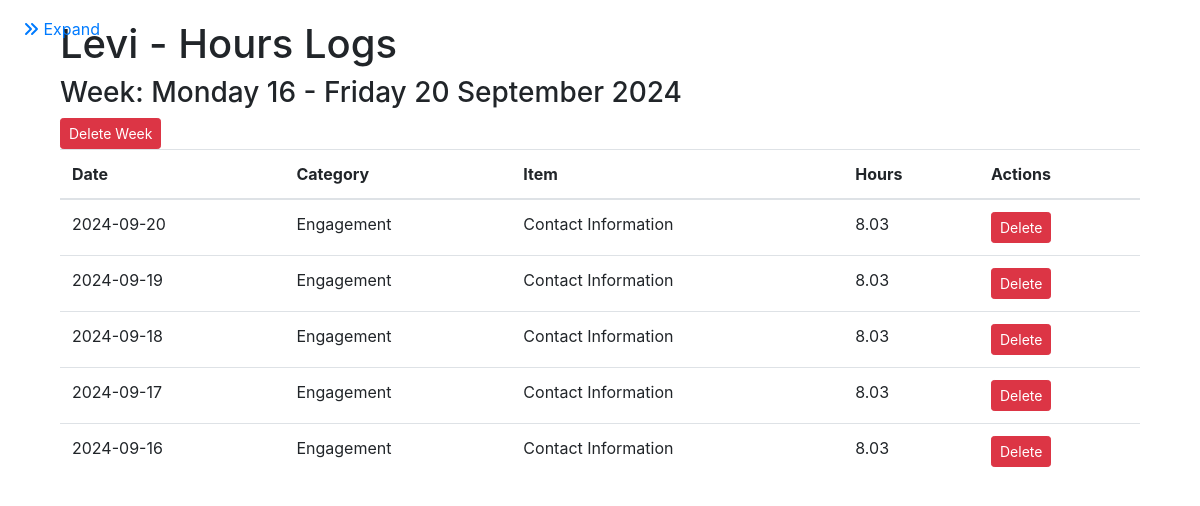
The app's page /view_logs/1 with its own data.
### app.py (models this page shows)
class Staff(db.Model):
    id = db.Column(db.Integer, primary_key=True)
    name = db.Column(db.String(100), nullable=False)
    email = db.Column(db.String(120), unique=True, nullable=False)
    leave_days_remaining = db.Column(db.Float, default=0.0)
    is_team_leader = db.Column(Boolean, default=False)
    receive_notifications = db.Column(Boolean, default=True)
    engagements = db.relationship('Engagement', backref='team_leader', lazy=True)
    proposals = db.relationship('Proposal', backref='team_leader', lazy=True)
    hours_logs = db.relationship('HoursLog', backref='staff_member', lazy=True)
    leave_records = db.relationship('LeaveRecord', backref='staff', lazy=True)
    utilizations = db.relationship('Utilization', backref='staff', lazy=True)

class HoursLog(db.Model):
    id = db.Column(db.Integer, primary_key=True)
    staff_id = db.Column(db.Integer, db.ForeignKey('staff.id'))
    category = db.Column(db.String(20), nullable=False)
    item_id = db.Column(db.Integer, nullable=False)
    hours = db.Column(db.Float, nullable=False)
    date = db.Column(db.Date, nullable=False)

class Engagement(db.Model):
    id = db.Column(db.Integer, primary_key=True)
    name = db.Column(db.String(100), nullable=False)
    description = db.Column(db.Text)  # New field
    start_date = db.Column(db.Date)  # New field
    end_date = db.Column(db.Date)  # New field
    team_leader_id = db.Column(db.Integer, db.ForeignKey('staff.id'))
    status = db.Column(db.String(10), nullable=False)

### app.py (the view, shortened to what this page needs)
@app.route('/view_logs/<int:staff_id>', methods=['GET', 'POST'])
def view_logs(staff_id):
    staff = Staff.query.get_or_404(staff_id)
    page = request.args.get('page', 1, type=int)
    per_page = 50  # Number of logs to display per page
    logs = HoursLog.query.filter_by(staff_id=staff_id).order_by(HoursLog.date.desc()).paginate(page=page,
                                                                                               per_page=per_page)
    grouped_logs = {}
    for log in logs.items:
        start_of_week = log.date - timedelta(days=log.date.weekday())  # Monday of the week
        end_of_week = start_of_week + timedelta(days=4)  # Friday of the week
        week_label = f"{start_of_week.strftime('%A %d')} - {end_of_week.strftime('%A %d %B %Y')}"
        if week_label not in grouped_logs:
            grouped_logs[week_label] = []
        grouped_logs[week_label].append(log)
    return render_template('staff_logs.html', staff=staff, grouped_logs=grouped_logs, Proposal=Proposal,
                           Engagement=Engagement, NonBillable=NonBillable, logs=logs)

### templates/staff_logs.html (shortened to what this page needs)
{% extends 'base.html' %}
{% block content %}
<h1>{{ staff.name }} - Hours Logs</h1>
{% for week, week_logs in grouped_logs.items() %}
    <h3>Week: {{ week }}</h3>
    <form method="post" style="display:inline;">
        <button type="submit" class="btn btn-danger btn-sm" onclick="return confirm('Are you sure you want to delete all logs for this week?')">Delete Week</button>
    </form>
    <table class="table">
        <thead>
            <tr>
                <th>Date</th>
                <th>Category</th>
                <th>Item</th>
                <th>Hours</th>
                <th>Actions</th>
            </tr>
        </thead>
        <tbody>
            {% for log in week_logs %}
            <tr>
                <td>{{ log.date }}</td>
                <td>{{ log.category.capitalize() }}</td>
                <td>
                    {% if log.category == 'proposal' %}
                        {{ Proposal.query.get(log.item_id).name }}
                    {% elif log.category == 'engagement' %}
                        {{ Engagement.query.get(log.item_id).name }}
                    {% elif log.category == 'non_billable' %}
                        {{ NonBillable.query.get(log.item_id).name }}
                    {% endif %}
                </td>
                <td>{{ log.hours }}</td>
                <td>
                    <form method="post" class="d-inline">
                        <button type="submit" class="btn btn-danger btn-sm">Delete</button>
                    </form>
                </td>
            </tr>
            {% endfor %}
        </tbody>
    </table>
{% endfor %}
{% endblock %}

### templates/base.html (style rules this page uses)
html, body { height: 100%; margin: 0; }

### records on screen
Staff: name "Levi"
HoursLog: date "2024-09-20", category "Engagement", hours "8.03"
Engagement: query.get "Contact Information"
HoursLog: date "2024-09-19", category "Engagement", hours "8.03"
HoursLog: date "2024-09-18", category "Engagement", hours "8.03"
HoursLog: date "2024-09-17", category "Engagement", hours "8.03"
HoursLog: date "2024-09-16", category "Engagement", hours "8.03"

### other values on screen
{{ week }} "Monday 16 - Friday 20 September 2024"
